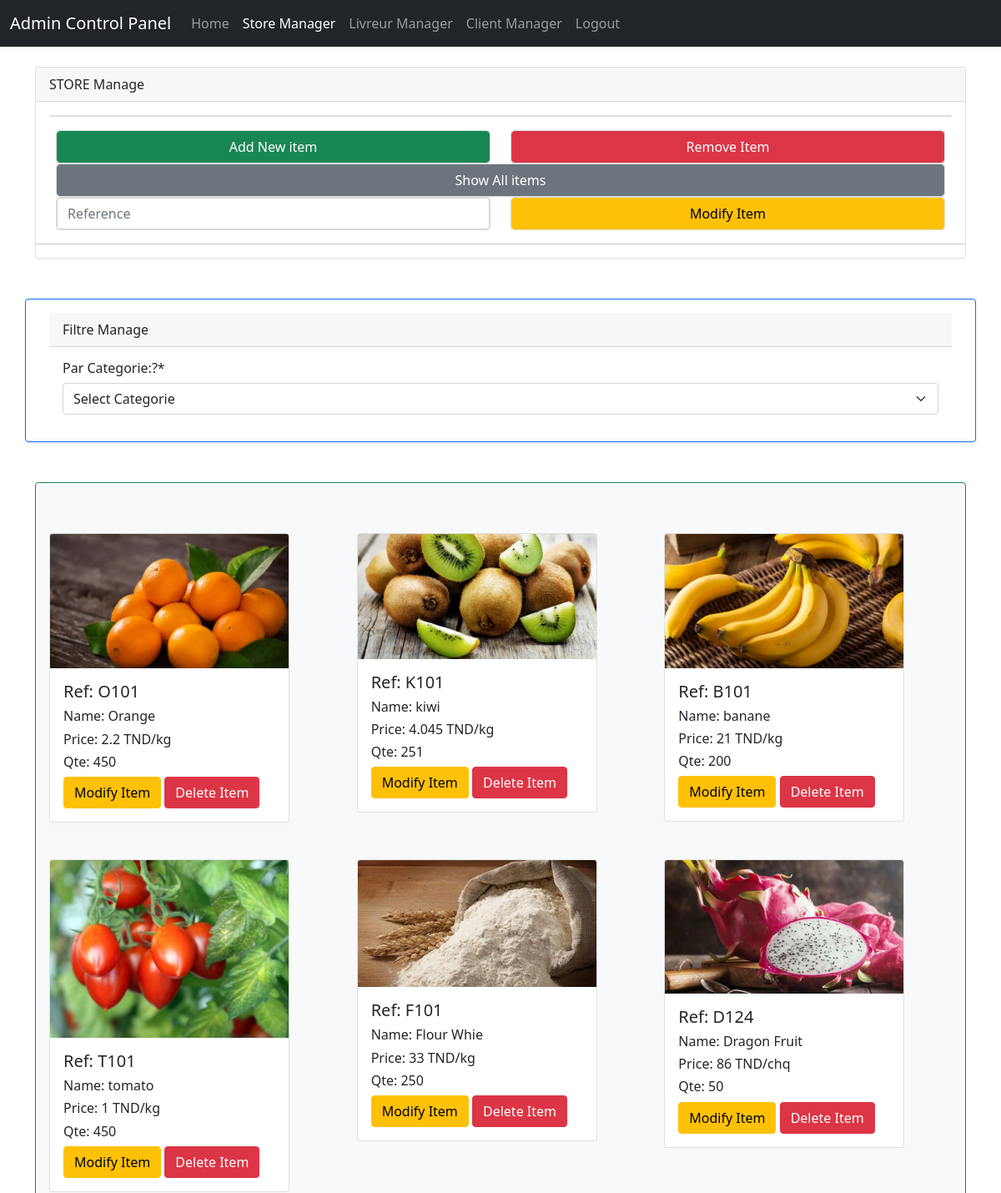
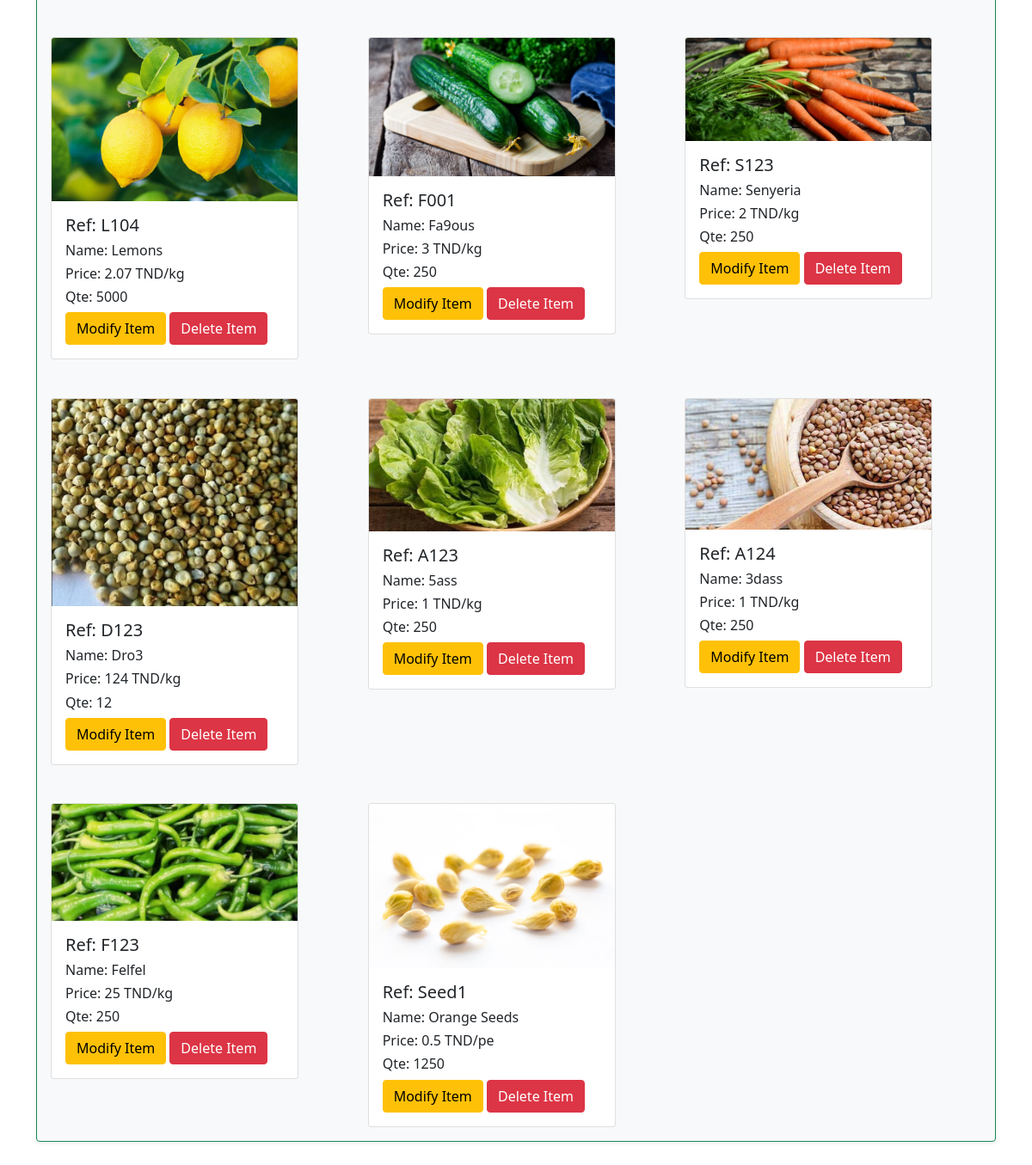
Screenshot of /Admin/Store/StoreViews/StorePanel.php with the database file from the repository (2 pictures, top to bottom).
### tables this page shows
CREATE TABLE `items` (
  `ref` varchar(80) NOT NULL,
  `name` varchar(60) DEFAULT NULL,
  `price` decimal(8,3) DEFAULT NULL,
  `qte_stock` int(11) DEFAULT NULL,
  `pic_path` varchar(200) DEFAULT NULL,
  `type` varchar(60) NOT NULL,
  `unit` varchar(15) NOT NULL
);

### Admin/Store/StoreViews/StorePanel.php (the view, shortened to what this page needs)
<body>
<?php include "../../header.php";?>
<?php include "StoreNav.php";?>
<div id="app">
        <main class="py-4">
            <div class="container">
                <div class="row justify-content-center bg-light border border-primary shadow-sm p-3 mb-5 bg-white rounded">
                    <div class="col-md-16">
<div class="card-header">Filtre Manage </div>
                    <div class="card-body">
                        <h6>Par Categorie:?*</h6>
                    <select onchange="changeSL()" id="sl" class="form-select" aria-label="Default select example">
                        <?php
                            if(isset($_GET['type'])){
                                echo "<option value='-1'>Select Categorie</option>";
                            }else{
                                echo "<option selected value='-1'>Select Categorie</option>";
                            }
                        ?>
                        </select>
                    </div>
                </div>
                </div>
                <?php
                $conn = new mysqli('127.0.0.1', 'root', '', 'db-sou9');
                $categorie = "unset";
                if($categorie=="unset"){
                    $req = "select * from items";
                }else{
                    $req = "select * from items where type='$categorie'";
                }
                echo "
                <div class='container  bg-light border border-success shadow-sm p-3 mb-5 bg-red rounded'>
                <div class='row row-cols-3'>
                ";
                $res = $conn->query($req);
                if($res->num_rows==0){
                    echo "NO DATA";
                }else{
                    while ($l=$res->fetch_array()){
                        $ref = $l['ref'];
                        $n = $l['name'];
                        $price = $l['price'] + "/" ;
                        $unit = $l['unit'];
                        $qte_stock = $l['qte_stock'];
                        $pic_path = $l['pic_path'];
                        echo "<div class='col' style='margin-top:4%;'>
                        <div class='card' style='width: 18rem;'>
                    <img src='../../../src/storepics/$pic_path' class='card-img-top' alt='...'>
                    <div class='card-body'>
                        <h5 class='card-title'>Ref: $ref</h5>
                        <h6 class='card-title'>Name: $n</h6>
                        <h6 class='card-title'>Price: $price TND/$unit </h6>
                        <h6 class='card-title'>Qte: $qte_stock </h6>
                    <a href='V@modify.php?idItem=$ref' type='button' class='btn btn-warning'>Modify Item</a>
                    <a href='../StoreController/C@delete.php?ref=$ref' type='button' class='btn btn-danger'>Delete Item</a>
                    </div>
                </div></div>
                        ";
                    }
                }
                echo "
                </div>
                </div>
                "
                ?>
                    </div>
                    </div>

### rows the page displays
items: pic_path (picture), ref "O101", name "Orange", price "2.2", unit "kg", qte_stock "450"
items: pic_path (picture), ref "K101", name "kiwi", price "4.045", unit "kg", qte_stock "251"
items: pic_path (picture), ref "B101", name "banane", price "21", unit "kg", qte_stock "200"
items: pic_path (picture), ref "T101", name "tomato", price "1", unit "kg", qte_stock "450"
items: pic_path (picture), ref "F101", name "Flour Whie", price "33", unit "kg", qte_stock "250"
items: pic_path (picture), ref "D124", name "Dragon Fruit", price "86", unit "chq", qte_stock "50"
items: pic_path (picture), ref "L104", name "Lemons", price "2.07", unit "kg", qte_stock "5000"
items: pic_path (picture), ref "F001", name "Fa9ous", price "3", unit "kg", qte_stock "250"
items: pic_path (picture), ref "S123", name "Senyeria", price "2", unit "kg", qte_stock "250"
items: pic_path (picture), ref "D123", name "Dro3", price "124", unit "kg", qte_stock "12"
items: pic_path (picture), ref "A123", name "5ass", price "1", unit "kg", qte_stock "250"
items: pic_path (picture), ref "A124", name "3dass", price "1", unit "kg", qte_stock "250"
items: pic_path (picture), ref "F123", name "Felfel", price "25", unit "kg", qte_stock "250"
items: pic_path (picture), ref "Seed1", name "Orange Seeds", price "0.5", unit "pe", qte_stock "1250"
